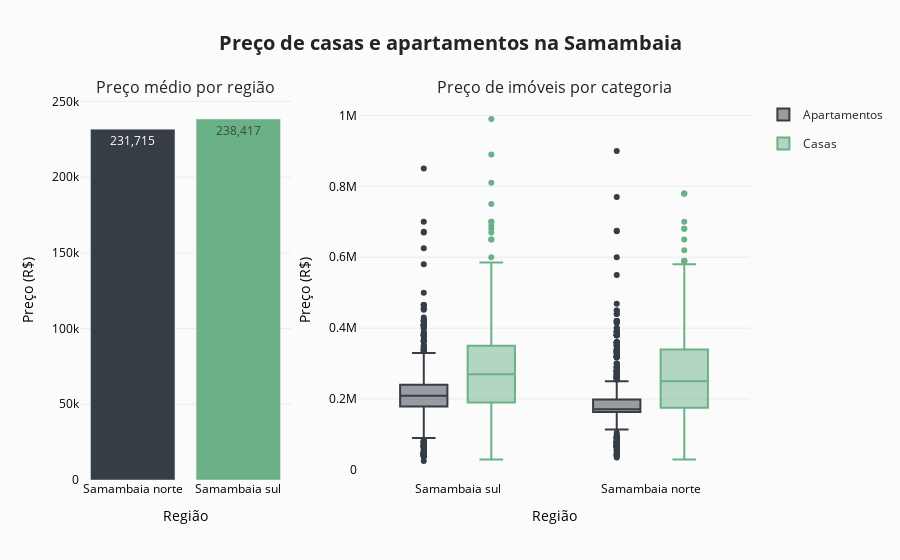

Notebook source saved alongside this figure:
### Markdown cell above
## 6. Plotting figures and making analysis

### Code cell
title='<b>Preço de casas e apartamentos na Samambaia</b>'

df = df_samambaia_filtered[[HOUSE_REGION,HOUSE_PRICE]].groupby(HOUSE_REGION).mean().reset_index()

fig = make_subplots(
        rows=1,
        cols=2,
        column_widths=[0.35, 0.65],
        subplot_titles=("Preço médio por região", "Preço de imóveis por categoria"))

# Figure 1 - Bar plot
fig.add_trace(
    go.Bar(
        x=df[HOUSE_REGION],
        y=df[HOUSE_PRICE], 
        name='Samambaia', 
        showlegend=False, 
        marker_color=FIGURE_COLOR_PALETTE[0:2],
        textposition='auto', 
        text=df[HOUSE_PRICE].apply(lambda x: '{:,.0f}'.format(x))),
    row=1, col=1)

# Figure 2: Boxplot  -black boxplot
fig.add_trace(
    go.Box(
        x=df_samambaia_filtered[df_samambaia_filtered[HOUSE_CATEGORY] == 'Apartamentos'][HOUSE_REGION],
        y=df_samambaia_filtered[HOUSE_PRICE][df_samambaia_filtered[HOUSE_CATEGORY] == 'Apartamentos'],
        legendgroup='Apartamentos', 
        name='Apartamentos', 
        line_color=FIGURE_COLOR_PALETTE[0]),
    row=1, col=2)

# Figure 2: Boxplot - green boxplot
fig.add_trace(
    go.Box(
        x=df_samambaia_filtered[df_samambaia_filtered[HOUSE_CATEGORY] == 'Casas'][HOUSE_REGION],
        y=df_samambaia_filtered[df_samambaia_filtered[HOUSE_CATEGORY] == 'Casas'][HOUSE_PRICE],
        legendgroup='Casas', 
        name='Casas',
        line_color=FIGURE_COLOR_PALETTE[1]),
    row=1, col=2)

fig.update_layout(
    boxmode='group',
    title=title,
    titlefont={'size':FIGURE_TITLE_SIZE},
    paper_bgcolor=FIGURE_BG_COLOR,
    plot_bgcolor=FIGURE_BG_COLOR,
    template='seaborn',
)

fig.update_xaxes(
    showgrid=False,
    tickfont_size=FIGURE_TICKFONT_SIZE,
    color=FIGURE_AXES_COLOR)

fig.update_yaxes(
    color=FIGURE_AXES_COLOR,
    showgrid=True,
    gridwidth=0.8, 
    gridcolor=FIGURE_GRID_COLOR,
    tickfont_size=FIGURE_TICKFONT_SIZE,
)

fig['layout']['xaxis']['title']='Região'
fig['layout']['xaxis2']['title']='Região'
fig['layout']['yaxis']['title']='Preço (R$)'
fig['layout']['yaxis2']['title']='Preço (R$)'

fig.show()

### Figure 1 — Plotly figure (JSON) as saved in the notebook; plotly's stock layout.template omitted (floating-point values rounded to 4 significant figures; data arrays with more than 128 entries replaced by an {"elided": "..."} marker saying what was removed)
{"data": [{"marker": {"color": ["#363D45", "#6AB187"]}, "name": "Samambaia", "showlegend": false, "text": ["231,715", "238,417"], "textposition": "auto", "type": "bar", "x": ["Samambaia norte", "Samambaia sul"], "xaxis": "x", "y": [231700.0, 238400.0], "yaxis": "y"}, {"legendgroup": "Apartamentos", "line": {"color": "#363D45"}, "name": "Apartamentos", "type": "box", "x": {"elided": "1422 str values"}, "xaxis": "x2", "y": {"elided": "1422 int values"}, "yaxis": "y2"}, {"legendgroup": "Casas", "line": {"color": "#6AB187"}, "name": "Casas", "type": "box", "x": {"elided": "997 str values"}, "xaxis": "x2", "y": {"elided": "997 int values"}, "yaxis": "y2"}], "layout": {"annotations": [{"font": {"size": 16}, "showarrow": false, "text": "Preço médio por região", "x": 0.1575, "xanchor": "center", "xref": "paper", "y": 1, "yanchor": "bottom", "yref": "paper"}, {"font": {"size": 16}, "showarrow": false, "text": "Preço de imóveis por categoria", "x": 0.7075, "xanchor": "center", "xref": "paper", "y": 1, "yanchor": "bottom", "yref": "paper"}], "boxmode": "group", "paper_bgcolor": "#FBFBFB", "plot_bgcolor": "#FBFBFB", "title": {"font": {"size": 20}, "text": "<b>Preço de casas e apartamentos na Samambaia</b>"}, "xaxis": {"anchor": "y", "color": "black", "domain": [0, 0.315], "showgrid": false, "tickfont": {"size": 12}, "title": {"text": "Região"}}, "xaxis2": {"anchor": "y2", "color": "black", "domain": [0.415, 1], "showgrid": false, "tickfont": {"size": 12}, "title": {"text": "Região"}}, "yaxis": {"anchor": "x", "color": "black", "domain": [0, 1], "gridcolor": "#e7e7e7", "gridwidth": 0.8, "showgrid": true, "tickfont": {"size": 12}, "title": {"text": "Preço (R$)"}}, "yaxis2": {"anchor": "x2", "color": "black", "domain": [0, 1], "gridcolor": "#e7e7e7", "gridwidth": 0.8, "showgrid": true, "tickfont": {"size": 12}, "title": {"text": "Preço (R$)"}}}}
